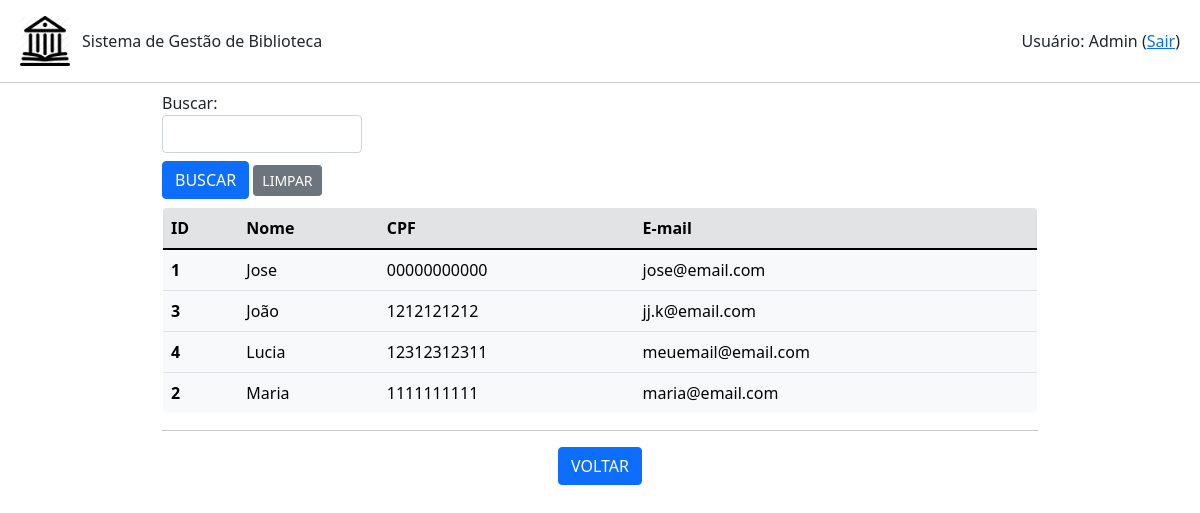
Page /ficha/listar (signed in) on the earlier database version.
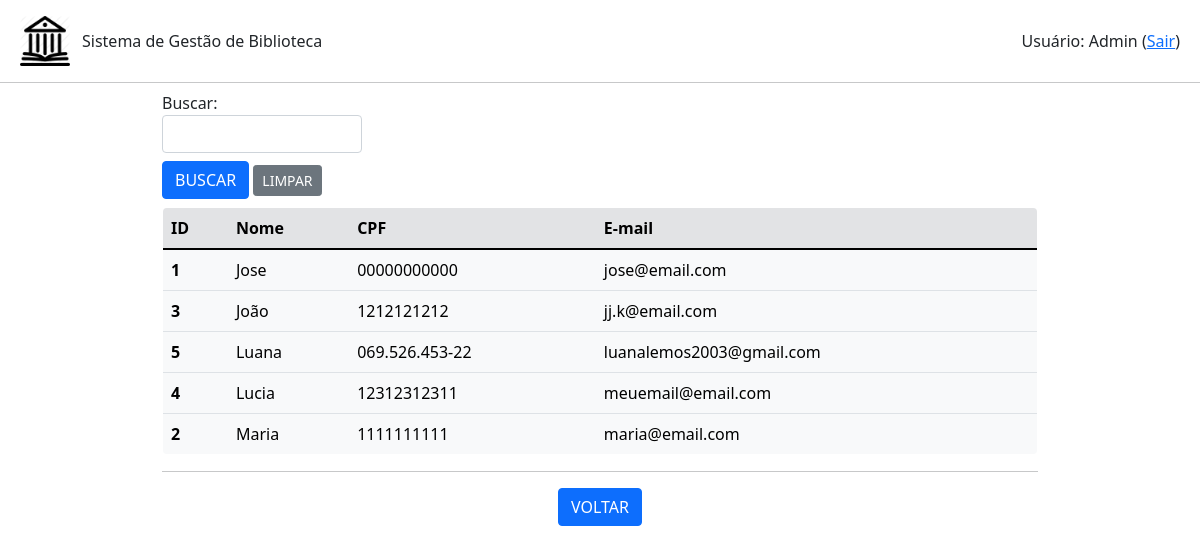
Same page on the later database version.
### ficha.py (models this page shows)
class Ficha(db.Model):
    id = db.Column(db.Integer, primary_key=True)
    nome = db.Column(db.String(200), unique=False, nullable=False)
    cpf = db.Column(db.String(20), unique=True, nullable=False)
    email = db.Column(db.String(120), unique=True, nullable=False)
    emprestimo = db.relationship('Emprestimo', backref='ficha', lazy=True)

### app.py (the view, shortened to what this page needs)
@app.route('/ficha/listar', methods=['POST','GET'])
def listar_fichas():
    if session.get('autenticado',False)==False:
        flash(u'Login necessário!', category='warning')
        return(redirect(url_for('login')))
    form = BuscaFichaForm()
    fichas = Ficha.query.order_by(Ficha.nome).all()
    return(render_template('fichas.html', fichas=fichas, form=form, action=url_for('listar_fichas')))

### formBuscaFicha.py
class BuscaFichaForm(FlaskForm):
    campo = StringField('Buscar: ', validators=[DataRequired()])
    enviar = SubmitField('BUSCAR')

### templates/fichas.html (shortened to what this page needs)
{% extends "base.html" %}
{% block conteudo %}
<div class="container-fluid mx-auto" style="width: 75%;">
    {% from 'bootstrap/form.html' import render_field %}
    <form method="post">
        <div class="mt-2" style="width: 200px;">
            {{ render_field(form.campo) }}
        </div>
        <div class="mt-2 mb-2">
            {{ render_field(form.enviar, button_style="primary", button_size="sm") }}
            <a class="btn btn-secondary btn-sm" href="{{url_for('listar_fichas')}}" role="button">LIMPAR</a>
        </div>
    </form>
    <table class=" table table-light border rounded-3" style="overflow: hidden;">
        <thead>
        <tr class="table-secondary">
            <th scope="col">ID</th>
            <th scope="col">Nome</th>
            <th scope="col">CPF</th>
            <th scope="col">E-mail</th>
        </tr>
        </thead>
        <tbody>
            {% for ficha in fichas %}
                <tr>
                    <th scope="row">{{ficha.id}}</th>
                    <td>{{ficha.nome}}</td>
                    <td>{{ficha.cpf}}</td>
                    <td>{{ficha.email}}</td>
                </tr>
            {% endfor %}
        </tbody>
    </table>
    <hr>
    <div class="row text-center">
        <div class="col mr-1">
            <a class="btn btn-primary" href="{{url_for('root')}}" role="button">VOLTAR</a>
        </div>
    </div>
</div>
{% endblock %}

Differences in the rows shown:
added Ficha: id "5", nome "Luana", cpf "069.526.453-22", email "luanalemos2003@gmail.com"
